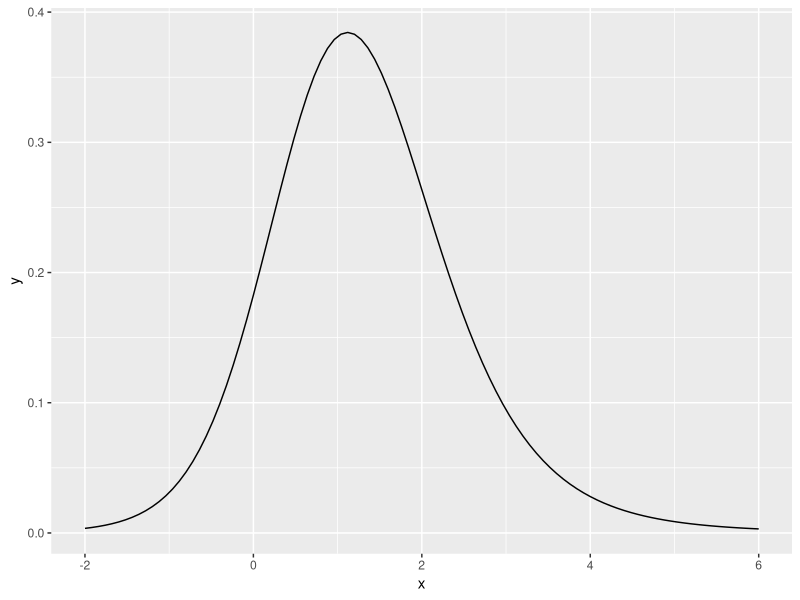

Source code (R): (Note: this script raises an error after producing the figure.)
library(ggplot2)

m.x <- 5; s.x <- 4
m.y <- 4; s.y <- 1

# Implementation of ratio of two gaussian PDFs, as computed by D.Hinkley,
# see https://en.wikipedia.org/wiki/Ratio_distribution#Gaussian_ratio_distribution
gauss_ratio_PDF <- function(x, m.x = 0.0, s.x = 1.0, m.y = 0.0, s.y = 1.0) {

    a <- function(x) {
        sqrt( (x/s.x)^2 + (1.0/s.y)^2 )
    }

    b <- function(x) {
        (m.x*x)/s.x^2 + m.y/s.y^2
    }

    c <- (m.x/s.x)^2 + (m.y/s.y)^2

    d <- function(x) {
        u <- b(x)^2 - c*a(x)^2
        l <- 2.0*a(x)^2
        exp( u / l )
    }

    # PDF for the ratio of the two different gaussians, X/Y
    r <- b(x)/a(x)
    q <- pnorm(r) - pnorm(-r)

    (r*d(x)/a(x)^2) * (1.0/(sqrt(2.0*pi)*s.x*s.y)) * q + exp(-0.5*c)/(pi*s.x*s.y*a(x)^2)
}

# normalization
nn <- integrate(function(x) gauss_ratio_PDF(x, m.x=m.x, s.x=s.x, m.y=m.y, s.y=s.y), -Inf, Inf)
nn <- nn[["value"]]
print(nn) # should be 1

# plot PDF
p <- ggplot(data = data.frame(x = 0), mapping = aes(x = x))
p <- p + stat_function(fun = function(x) gauss_ratio_PDF(x, m.x=m.x, s.x=s.x, m.y=m.y, s.y=s.y)) + xlim(-2.0, 6.0)
print(p)


# first momentum
m1 <- integrate(function(x) x*gauss_ratio_PDF(x, m.x=m.x, s.x=s.x, m.y=m.y, s.y=s.y), -Inf, Inf)
m1 <- m1[["value"]]
print(m1)

# mean
m.xy <- m1/nn
print(m.xy)

# sampling case
set.seed(32345)
n <- 10^6L

x <- rnorm(n, mean = m.x, sd = s.x); y <- rnorm(n, mean = m.y, sd = s.y)
print(mean(x/y))
print(sd(x/y))

# second momentum
m2 <- integrate(function(x) x*x*gauss_ratio_PDF(x, m.x=m.x, s.x=s.x, m.y=m.y, s.y=s.y), -Inf, Inf)
